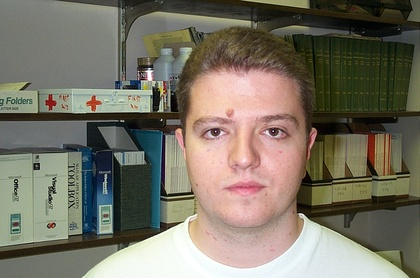
%> input picture f.jpg, 420 x 278 px, shrunk from 896 x 592 before the run
$ octave --eval "result = extractTexture(imread('../f.jpg'));"   (GNU Octave 9; MATLAB toolbox functions it lacks are replaced by stand-ins)
%> lines starting %> are read from the running program, lines starting %| are printed output that depends on the picture
### util/gaborconvolve.m
% GABORCONVOLVE - function for convolving image with log-Gabor filters
%
% Usage: [EO, BP] = gaborconvolve(im,  nscale, norient, minWaveLength, mult, ...
%			    sigmaOnf, dThetaOnSigma, Lnorm, feedback)
%
% Arguments:
% The convolutions are done via the FFT.  Many of the parameters relate
% to the specification of the filters in the frequency plane.
%
%   Variable       Suggested   Description
%   name           value
%  ----------------------------------------------------------
%    im                        Image to be convolved.
%    nscale          = 4;      Number of wavelet scales.
%    norient         = 6;      Number of filter orientations.
%    minWaveLength   = 3;      Wavelength of smallest scale filter.
%    mult            = 1.7;    Scaling factor between successive filters.
%    sigmaOnf        = 0.65;   Ratio of the standard deviation of the
%                              Gaussian describing the log Gabor filter's
%                              transfer function in the frequency domain
%                              to the filter center frequency.
%    dThetaOnSigma   = 1.3;    Ratio of angular interval between filter
%                              orientations and the standard deviation of
%                              the angular Gaussian function used to
%                              construct filters in the freq. plane.
%    Lnorm            0        Optional integer indicating what norm the
%                              filters should be normalized to.  A value of 1
%                              will produce filters with the same L1 norm, 2
%                              will produce filters with matching L2
%                              norm. the default value of 0 results in no
%                              normalization (the filters have unit height
%                              Gaussian transfer functions on a log frequency
%                              scale)
%    feedback         0/1      Optional parameter.  If set to 1 a message
%                              indicating which orientation is being
%                              processed is printed on the screen.
%
% Returns:
%
%   EO - 2D cell array of complex valued convolution results
%
%        EO{s,o} = convolution result for scale s and orientation o.
%        The real part is the result of convolving with the even
%        symmetric filter, the imaginary part is the result from
%        convolution with the odd symmetric filter.
%
%        Hence:
%        abs(EO{s,o}) returns the magnitude of the convolution over the
%                     image at scale s and orientation o.
%        angle(EO{s,o}) returns the phase angles.
%
%   BP - Cell array of bandpass images corresponding to each scale s.
%
%
% Notes on filter settings to obtain even coverage of the spectrum energy
% dThetaOnSigma 1.2 - 1.3
% sigmaOnf  .90   mult 1.15
% sigmaOnf  .85   mult 1.2
% sigmaOnf  .75   mult 1.4       (bandwidth ~1 octave)
% sigmaOnf  .65   mult 1.7
% sigmaOnf  .55   mult 2.2       (bandwidth ~2 octaves)
%
% The determination of mult given sigmaOnf is entirely empirical.  What I do is
% plot out the sum of the squared filter amplitudes in the frequency domain and
% see how even the coverage of the spectrum is.  If there are concentric 'gaps'
% in the spectrum one needs to reduce mult and/or reduce sigmaOnf (which
% increases filter bandwidth)
%
% If there are 'gaps' radiating outwards then one needs to reduce dthetaOnSigma
% (increasing angular bandwidth of the filters)
%

% For details of log-Gabor filters see:
% D. J. Field, "Relations Between the Statistics of Natural Images and the
% Response Properties of Cortical Cells", Journal of The Optical Society of
% America A, Vol 4, No. 12, December 1987. pp 2379-2394

% Copyright (c) 2001-2010 Peter Kovesi
% School of Computer Science & Software Engineering
% The University of Western Australia
% http://www.csse.uwa.edu.au/
%
% Permission is hereby granted, free of charge, to any person obtaining a copy
% of this software and associated documentation files (the "Software"), to deal
% in the Software without restriction, subject to the following conditions:
%
% The above copyright notice and this permission notice shall be included in
% all copies or substantial portions of the Software.
%
% The Software is provided "as is", without warranty of any kind.

% May   2001 - Original version
% April 2010 - Reworked to tidy things up. Return of bandpass images added.
% March 2013 - Restored use of dThetaOnSigma to control angular spread of filters.

function [EO, BP] = gaborconvolve(im, nscale, norient, minWaveLength, mult, ...
			    sigmaOnf, dThetaOnSigma, Lnorm, feedback)

    if ndims(im) == 3
        warning('Colour image supplied: Converting to greyscale');
        im = rgb2gray(im);
    end

    if ~exist('Lnorm','var'), Lnorm = 0;  end
    if ~exist('feedback','var'), feedback = 0;  end
    if ~isa(im,'double'),  im = double(im);  end

    [rows cols] = size(im);
    imagefft = fft2(im);                 % Fourier transform of image
    EO = cell(nscale, norient);          % Pre-allocate cell array
    BP = cell(nscale,1);

    % Pre-compute some stuff to speed up filter construction
    % Set up X and Y matrices with ranges normalised to +/- 0.5
    % The following code adjusts things appropriately for odd and even values
    % of rows and columns.
    if mod(cols,2)
        xrange = [-(cols-1)/2:(cols-1)/2]/(cols-1);
    else
        xrange = [-cols/2:(cols/2-1)]/cols;
    end

    if mod(rows,2)
        yrange = [-(rows-1)/2:(rows-1)/2]/(rows-1);
    else
        yrange = [-rows/2:(rows/2-1)]/rows;
    end

    [x,y] = meshgrid(xrange, yrange);

    radius = sqrt(x.^2 + y.^2);       % Matrix values contain *normalised* radius from centre.
    theta = atan2(y,x);               % Matrix values contain polar angle.

    radius = ifftshift(radius);       % Quadrant shift radius and theta so that filters
    theta  = ifftshift(theta);        % are constructed with 0 frequency at the corners.
    radius(1,1) = 1;                  % Get rid of the 0 radius value at the 0
                                      % frequency point (now at top-left corner)
                                      % so that taking the log of the radius will
                                      % not cause trouble.
    sintheta = sin(theta);
    costheta = cos(theta);
    clear x; clear y; clear theta;    % save a little memory

    % Filters are constructed in terms of two components.
    % 1) The radial component, which controls the frequency band that the filter
    %    responds to
    % 2) The angular component, which controls the orientation that the filter
    %    responds to.
    % The two components are multiplied together to construct the overall filter.

    % Construct the radial filter components...
    % First construct a low-pass filter that is as large as possible, yet falls
    % away to zero at the boundaries.  All log Gabor filters are multiplied by
    % this to ensure no extra frequencies at the 'corners' of the FFT are
    % incorporated. This keeps the overall norm of each filter not too dissimilar.
    lp = lowpassfilter([rows,cols],.45,15);   % Radius .45, 'sharpness' 15

    logGabor = cell(1,nscale);

    for s = 1:nscale
        wavelength = minWaveLength*mult^(s-1);
        fo = 1.0/wavelength;                  % Centre frequency of filter.
        logGabor{s} = exp((-(log(radius/fo)).^2) / (2 * log(sigmaOnf)^2));
        logGabor{s} = logGabor{s}.*lp;        % Apply low-pass filter
        logGabor{s}(1,1) = 0;                 % Set the value at the 0
                                              % frequency point of the filter
                                              % back to zero (undo the radius fudge).
        % Compute bandpass image for each scale
        if Lnorm == 2       % Normalize filters to have same L2 norm
            L = sqrt(sum(logGabor{s}(:).^2));
        elseif Lnorm == 1   % Normalize to have same L1
            L = sum(sum(abs(real(ifft2(logGabor{s})))));
        elseif Lnorm == 0   % No normalization
            L = 1;
        else
            error('Lnorm must be 0, 1 or 2');
        end

        logGabor{s} = logGabor{s}./L;
        BP{s} = ifft2(imagefft .* logGabor{s});
    end

    % The main loop...
    for o = 1:norient,                   % For each orientation.
        if feedback
            fprintf('Processing orientation %d \r', o);
        end

        angl = (o-1)*pi/norient;           % Calculate filter angle.
        wavelength = minWaveLength;        % Initialize filter wavelength.

        % Pre-compute filter data specific to this orientation
        % For each point in the filter matrix calculate the angular distance from the
        % specified filter orientation.  To overcome the angular wrap-around problem
        % sine difference and cosine difference values are first computed and then
        % the atan2 function is used to determine angular distance.
        ds = sintheta * cos(angl) - costheta * sin(angl);     % Difference in sine.
        dc = costheta * cos(angl) + sintheta * sin(angl);     % Difference in cosine.
        dtheta = abs(atan2(ds,dc));                           % Absolute angular distance.

        % Calculate the standard deviation of the angular Gaussian
        % function used to construct filters in the freq. plane.
        thetaSigma = pi/norient/dThetaOnSigma;
        spread = exp((-dtheta.^2) / (2 * thetaSigma^2));

        for s = 1:nscale,                    % For each scale.
            filter = logGabor{s} .* spread;  % Multiply by the angular spread to get the filter

            if Lnorm == 2      % Normalize filters to have the same L2 norm ** why sqrt 2 **????
                L = sqrt(sum(real(filter(:)).^2 + imag(filter(:)).^2 ))/sqrt(2);
            elseif Lnorm == 1  % Normalize to have same L1
                L = sum(sum(abs(real(ifft2(filter)))));
            elseif Lnorm == 0   % No normalization
                L = 1;
            end
            filter = filter./L;

            % Do the convolution, back transform, and save the result in EO
            EO{s,o} = ifft2(imagefft .* filter);

            wavelength = wavelength * mult;       % Finally calculate Wavelength of next filter
        end                                       % ... and process the next scale

    end  % For each orientation

    if feedback, fprintf('                                        \r'); end

### util/lowpassfilter.m
% LOWPASSFILTER - Constructs a low-pass butterworth filter.
%
% usage: f = lowpassfilter(sze, cutoff, n)
%
% where: sze    is a two element vector specifying the size of filter
%               to construct [rows cols].
%        cutoff is the cutoff frequency of the filter 0 - 0.5
%        n      is the order of the filter, the higher n is the sharper
%               the transition is. (n must be an integer >= 1).
%               Note that n is doubled so that it is always an even integer.
%
%                      1
%      f =    --------------------
%                              2n
%              1.0 + (w/cutoff)
%
% The frequency origin of the returned filter is at the corners.
%
% See also: HIGHPASSFILTER, HIGHBOOSTFILTER, BANDPASSFILTER
%

% Copyright (c) 1999 Peter Kovesi
% School of Computer Science & Software Engineering
% The University of Western Australia
% http://www.csse.uwa.edu.au/
%
% Permission is hereby granted, free of charge, to any person obtaining a copy
% of this software and associated documentation files (the "Software"), to deal
% in the Software without restriction, subject to the following conditions:
%
% The above copyright notice and this permission notice shall be included in
% all copies or substantial portions of the Software.
%
% The Software is provided "as is", without warranty of any kind.

% October 1999
% August  2005 - Fixed up frequency ranges for odd and even sized filters
%                (previous code was a bit approximate)

function f = lowpassfilter(sze, cutoff, n)

    if cutoff < 0 | cutoff > 0.5
	error('cutoff frequency must be between 0 and 0.5');
    end

    if rem(n,1) ~= 0 | n < 1
	error('n must be an integer >= 1');
    end

    if length(sze) == 1
	rows = sze; cols = sze;
    else
	rows = sze(1); cols = sze(2);
    end

    % Set up X and Y matrices with ranges normalised to +/- 0.5
    % The following code adjusts things appropriately for odd and even values
    % of rows and columns.
    if mod(cols,2)
	xrange = [-(cols-1)/2:(cols-1)/2]/(cols-1);
    else
	xrange = [-cols/2:(cols/2-1)]/cols;
    end

    if mod(rows,2)
	yrange = [-(rows-1)/2:(rows-1)/2]/(rows-1);
    else
	yrange = [-rows/2:(rows/2-1)]/rows;
    end

    [x,y] = meshgrid(xrange, yrange);
    radius = sqrt(x.^2 + y.^2);        % A matrix with every pixel = radius relative to centre.
    f = ifftshift( 1.0 ./ (1.0 + (radius ./ cutoff).^(2*n)) );   % The filter


### util/extractTexture.m
% -------------------------------------------------------------------- %
%  Adapted from fv_texture.m by R01942068@NTU 2012.11.06
%  @author : R01942054@NTU
%  @date  : 201405
%
%  @Input :
%           image  - RGB color space input image
%           metric - only support 'gabor' or 'Law'
%
%  @Output :
%           feature - texture filter response
% -------------------------------------------------------------------- %

% extract feature vector from Gabor texture
function gImg = extractTexture(image)

    H = size(image, 1);
    W = size(image, 2);

    nScale  = 2;
    nOrient = 4;
    [EO, BP] = gaborconvolve(image, nScale, nOrient, 3, 1.7, ...
			    0.65, 1.3, 0, 0);

    gImg = zeros(H, W, nScale * nOrient);
    %feature = zeros(nScale * nOrient * 2, 1);
    %figure;
    tic
    for s = 1:nScale
        for o = 1:nOrient
            k = (s-1)*nOrient+o;
            tImg = abs(EO{s,o});
            gImg(:, :, k) = tImg ./ max(max(tImg));
            % [5 lines of commented-out code are left out]
        end
    end
    toc
end     %end of GaborFeature
%> in gaborconvolve, `im = rgb2gray(im);`:
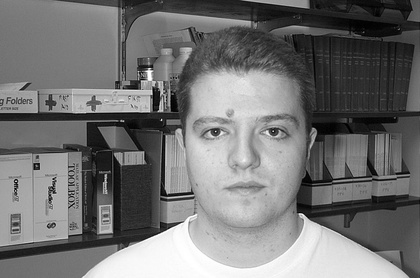
%> im: size 278x420 uint8; min 0, max 255, mean 115.8
%> in gaborconvolve, `radius(1,1) = 1;`:
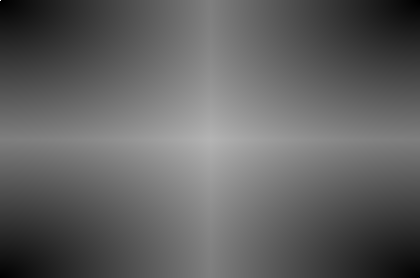
%> radius: size 278x420 double; min 0.00238, max 1, mean 0.383
%> after the loop in gaborconvolve, `for s = 1:nscale`: BP = 2 items; L = 1; logGabor = 2 items
%> after the loop in gaborconvolve, `for o = 1:norient,`: EO = 8 items
%> in extractTexture, `[EO, BP] = gaborconvolve(image, nScale, nOrient, 3, 1.7, 0.65, 1.3, 0,..`: BP = 2 items

$ run again, on week4.jpg
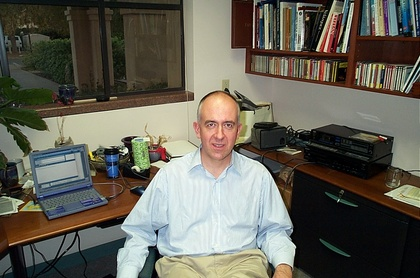
%> input picture week4.jpg, 420 x 278 px, shrunk from 896 x 592 before the run
%> in gaborconvolve, `im = rgb2gray(im);`:
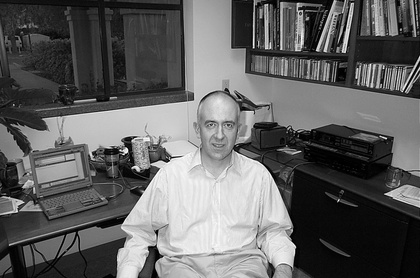
%> im: size 278x420 uint8; min 0, max 254, mean 97.8
%> after the loop in gaborconvolve, `for s = 1:nscale`: BP = 2 items; L = 1; logGabor = 2 items
%> after the loop in gaborconvolve, `for o = 1:norient,`: EO = 8 items
%> in extractTexture, `[EO, BP] = gaborconvolve(image, nScale, nOrient, 3, 1.7, 0.65, 1.3, 0,..`: BP = 2 items
